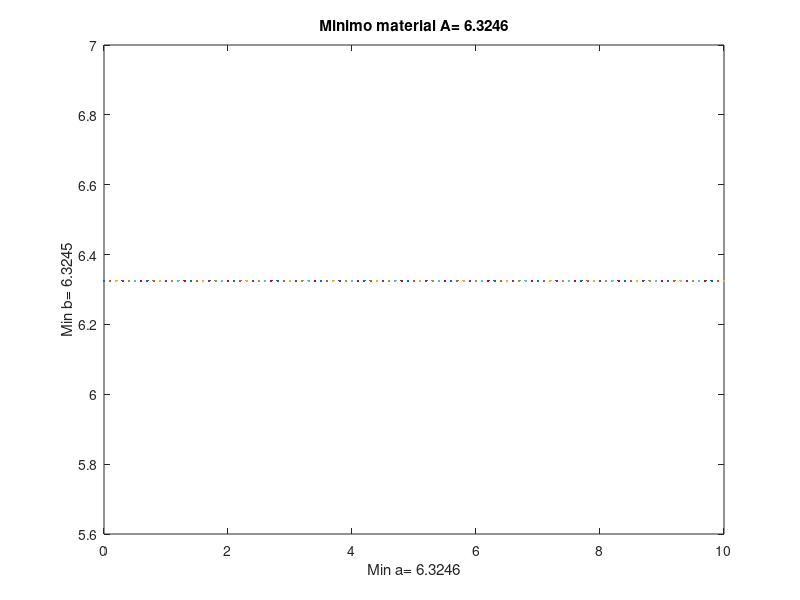

MATLAB code for this plot:
% Octave Script
% Title         :Funcion mínimo material para la alberca
% Description   :Script del ejercicio de la alberca
% Author        :Rafael Miranda Jimenez, Maria Guadalupe Martinez Santiago 
% Date          :20211013
% Version       :1
% Usage         :octave> /path/alberca
% Notes         :Requiere aplicación octave y usar linea de comandos

% limpiar variables
 clear
 disp("Una persona tiene su casa en un patio rectangular que mide 20 por 30 metros y desea construir una alberca de forma rectangular, cuya área sea de 40 metros cuadrados. Determina las dimensiones del rectángulo para que la cantidad de material que use en las paredes sea mínima."); 
% Minimo material para la alberca
% Rango de 0..10 en i= 0.1
  r=0:0.1:10;
% Valor de la funcion (a, b)
ar= @(ar)sqrt(40);
ab=@(ab) 40/6.3246;
% Función a plotear
y= sqrt(40);
z=40/6.3246;
% Funcion para valor minimo
resr = fminbnd(ar,0,10);
resr1 = fminbnd(ab,0,10);
% Dibujar r,y
plot (r,y);

% Titulo
  title (['Minimo material A= ' num2str(ar (resr))]);
% Etiqueta para a
  xlabel(['Min a= ' num2str( ar(resr)) ] );
% Etiqueta para b
  ylabel(['Min b= ' num2str( ab(resr1))] );   
  
 
  


